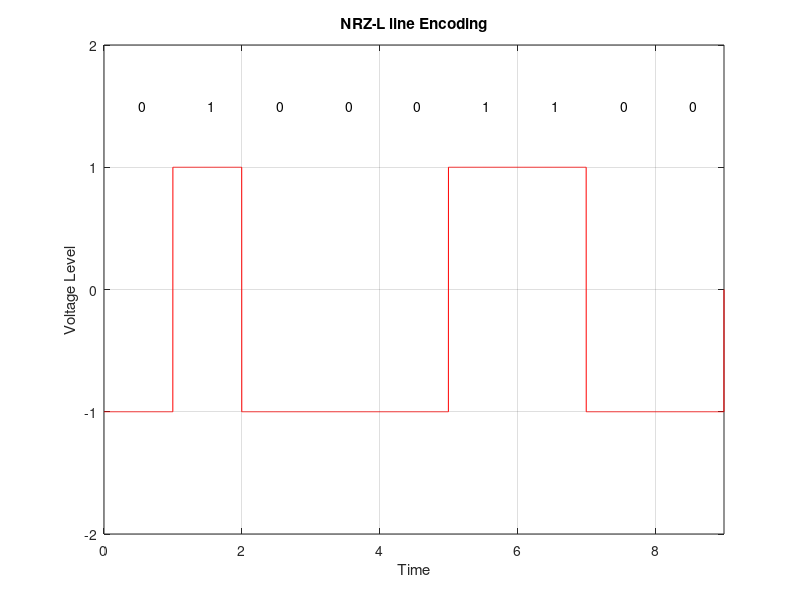

This chart was generated by the following MATLAB code:
clc
clear
close all;

%bits = input('prompt');
bits = [0 1 0 0 0 1 1 0 0];
bitrate = 1;
n = 1000;
T = length(bits)/bitrate;
N = n*length(bits);
dt = T/N;
t = 0:dt:T;
x = zeros(1,length(t));
for i=1:length(bits)
  if bits(i)==1
      x((i-1)*n+1:i*n) = 1;
  else
      x((i-1)*n+1:i*n) = -1;
  end
end
plot(t, x,'r');
axis([0 t(end) -2 2]);
grid on;
xlabel('Time')
ylabel('Voltage Level');
title('NRZ-L line Encoding')


for i=0 :length(bits)-1
    txt = num2str(bits(i+1));
    text(i+.5, 1.5, txt);
end




counter = 0;
for i = 1:length(t)
    if t(i)>counter
         counter = counter + 1;
            if x(i)>0
                result(counter) = x(i);
            else
                result(counter) = 0;
            end
    end
end
disp('NRZ-L Decoding:');
disp(result);
